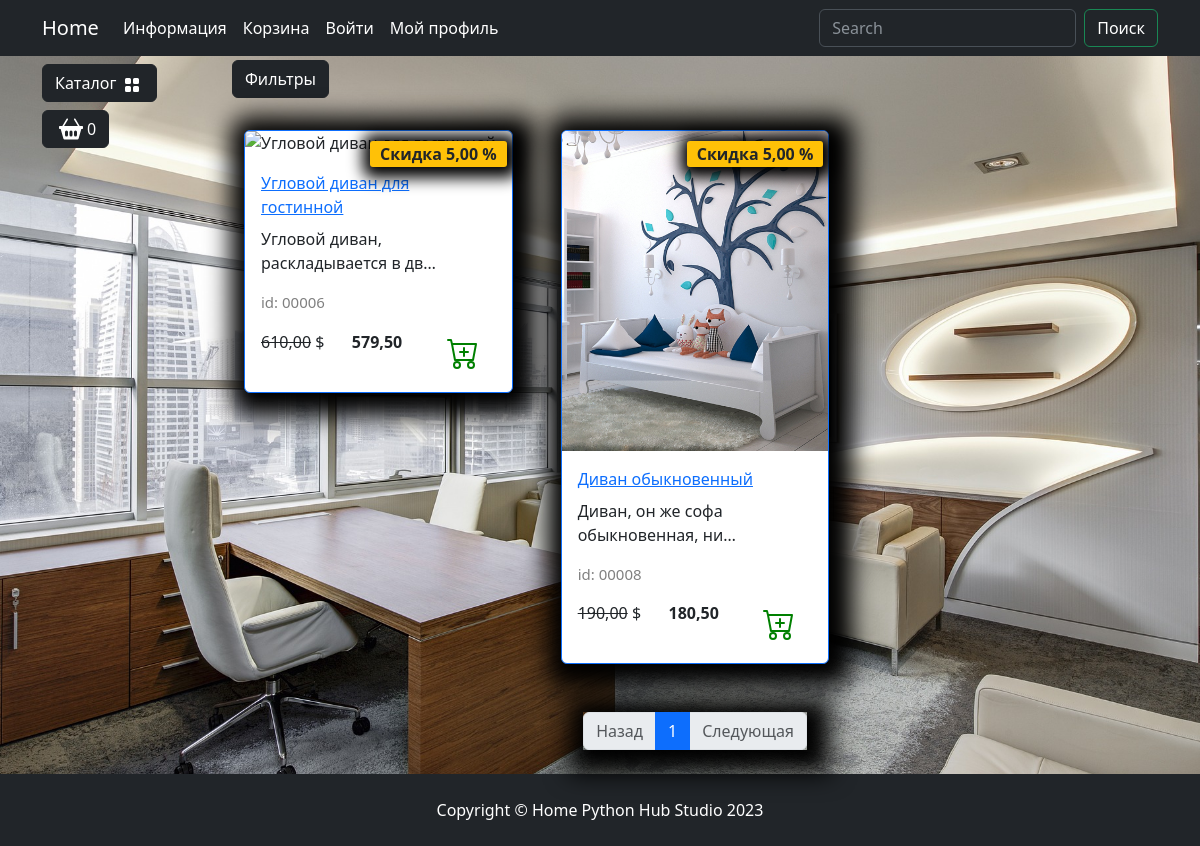
Page /catalog/gostinnaya/ on the committed database.
### goods/models.py (models this page shows, shortened)
class Products(models.Model):
    name = models.CharField(max_length=150, unique=True, verbose_name='Название')
    slug = models.SlugField(max_length=200, unique=True, blank=True, null=True, verbose_name='URL')
    description = models.TextField(blank=True, null=True, verbose_name='Описание')
    image = models.ImageField(upload_to='goods_images', blank=True, null=True, verbose_name='Изображение')
    price = models.DecimalField(default=0.00, max_digits=7, decimal_places=2, verbose_name='Цена')
    discount = models.DecimalField(default=0.00, max_digits=7, decimal_places=2, verbose_name='Скидка в %')
    quantity = models.PositiveIntegerField(default=0, verbose_name='Количество')
    category = models.ForeignKey(to=Categories, on_delete=models.CASCADE, verbose_name='Категория')
    class Meta:
        db_table = 'product'
        verbose_name = 'Продукт'
        verbose_name_plural = 'Продукты'
        ordering = ("id",)
    def display_id(self):
        return f"{self.id:05}"
    def sell_price(self):
        if self.discount:
            return round(self.price - self.price*self.discount/100, 2)
        return self.price

### goods/views.py (the view)
# urls.py: path('catalog/', include('goods.urls', namespace='catalog')),
def catalog(request, category_slug):
    page = request.GET.get('page', 1)
    on_sale = request.GET.get('on_sale', None)
    order_by = request.GET.get('order_by', None)
    if category_slug == 'all':
        goods = Products.objects.all()
    else:
        goods = get_list_or_404(Products.objects.filter(category__slug=category_slug))
    if on_sale:
        goods = goods.filter(discount__gt=0)
    if order_by and order_by != "default":
        goods = goods.order_by(order_by)
    paginator = Paginator(goods, 3)
    current_page = paginator.page(int(page))
    context = {
        'title': 'Home - Каталог',
        'goods': current_page,
        'slug_url': category_slug,
        }
    return render(request, 'goods/catalog.html', context)

### goods/templatetags/goods_tags.py (called while the page is built)
@register.simple_tag()
def tag_categories():
    return Categories.objects.all()

@register.simple_tag(takes_context=True)
def change_params(context, **kwargs):
    query = context['request'].GET.dict()
    query.update(kwargs)
    return urlencode(query)

### goods/templates/goods/catalog.html (shortened to what this page needs)
{% extends "main/base.html" %}
{% load static %}
{% load goods_tags %}
{% block content %}
    <div class="row">
        <div class="dropdown mb-2">
            <button class="btn btn-secondary dropdown-toggle btn-dark" type="button" data-bs-toggle="dropdown"
                    aria-expanded="false">
                Фильтры
            </button>
        </div>
        {% for product in goods %}
            <div class="col-lg-4 col-md-6 p-4">
                <div class="card border-primary rounded custom-shadow">
                    {% if product.image %}
                        <img src="{{ product.image.url }}" class="card-img-top" alt="{{ product.name }}">
                    {% else %}
                        <img src= {% static "deps/images/Not found image.png" %} class="card-img-top" alt="...">
                    {% endif %}
                    <div class="card-body">
                        <a href="{% url "catalog:product" product.slug %}">
                            <p class="card-title">{{ product.name }}</p>
                        </a>
                        <p class="card-text">{{ product.description|truncatechars:35 }}</p>
                        <p class="product_id">id: {{ product.display_id }}</p>
                        <div class="d-flex justify-content-between">
                            {% if product.discount %}
                                <p><s>{{ product.price }}</s> $</p>
                                <p><strong>{{ product.sell_price }}</strong></p>
                                <span class="badge bg-warning text-dark">Скидка {{ product.discount }} %</span>
                            {% else %}
                                <p><strong>{{ product.price }}</strong></p>
                            {% endif %}
                            <a href="#" class="btn add-to-cart">
                                <img class="mx-1" src="{% static "deps/icons/cart-plus.svg" %}" alt="Catalog Icon"
                                     width="32" height="32">
                            </a>
                        </div>
                    </div>
                </div>
            </div>
        {% endfor %}
    </div>
<nav aria-label="Page navigation example">
                        <ul class="pagination justify-content-center my-4">
                            <div class="custom-shadow d-flex">
                                <li class="page-item {% if not goods.has_previous %} disabled {% endif %}">
                                  <a class="page-link" href="{% if goods.has_previous %}?{% change_params page=goods.previous_page_number %}{% else %}#{% endif %}">Назад</a>
                                </li>
                                {% for page in goods.paginator.page_range %}
                                {% if page >= goods.number|add:-2 and page <= goods.number|add:2 %}
                                    <li class="page-item {% if goods.number == page %} active {% endif %}">
                                        <a class="page-link" href="?{% change_params page=page %}">{{ page }}</a>
                                    </li>
                                {% endif %}
                                {% endfor %}
                              <li class="page-item {% if not goods.has_next %} disabled {% endif %}">
                                <a class="page-link" href="{% if goods.has_next %}?{% change_params page=goods.next_page_number %}{% else %}#{% endif %}">Следующая</a>
                              </li>
                            </div>
                        </ul>
</nav>
{% endblock %}
{% block footer %}
    <footer class="py-4 bg-dark">
        <div class="container">
            <p class="m-0 text-center text-white">Copyright &copy; Home Python Hub Studio 2023</p>
        </div>
    </footer>
{% endblock %}

### static/deps/css/my_css.css (style rules this page uses)
body { background-image: url("../images/bg-image.jpg"); background-repeat: no-repeat; background-attachment: fixed; background-position: center center; background-size: cover; height: 100%; }
.dropdown-toggle::after { content: none; }
.custom-shadow { box-shadow: 5px 5px 25px 19px #000000; }
.product_id { color: gray; font-size: 15px; }
.badge.bg-warning.text-dark { position: absolute; top: 10px; right: 5px; z-index: 1; padding: 5px 10px; border-radius: 3px; font-size: 1rem; box-shadow: 2px 2px 15px 9px #000000; }

### rows in the picture
Products: name "Угловой диван для гостинной", description "Угловой диван, раскладывается в дв…", display_id "00006", price "610,00", sell_price "579,50", discount "5,00"
Products: image (picture), name "Диван обыкновенный", description "Диван, он же софа обыкновенная, ни…", display_id "00008", price "190,00", sell_price "180,50", discount "5,00"

### other values in the picture
{{ page }} "1"
